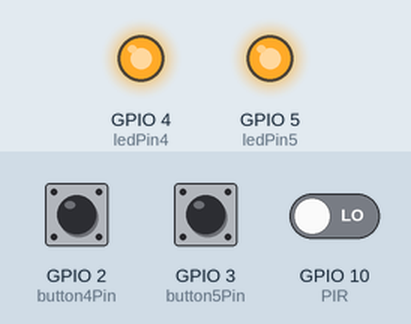
Bench run of a sketch on a simulated ESP8266 (NodeMCU). On the bench: output pins drawn as LEDs (lit = HIGH). Inputs (shaded band) come from the test bench; at power-on: GPIO 2 (button4Pin) HIGH, GPIO 3 (button5Pin) HIGH, GPIO 10 (PIR) LOW.

Above: at 1.2 s.
1.3 s: GPIO 2 (button4Pin) pulled LOW for 0.15 s
At 2.5 s:
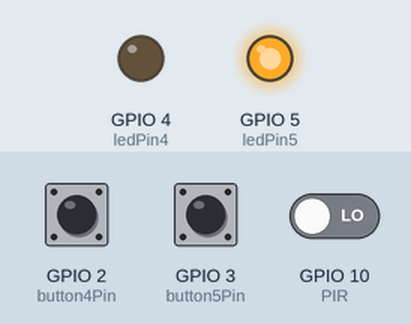
2.9 s: GPIO 3 (button5Pin) pulled LOW for 0.15 s
At 3.9 s:
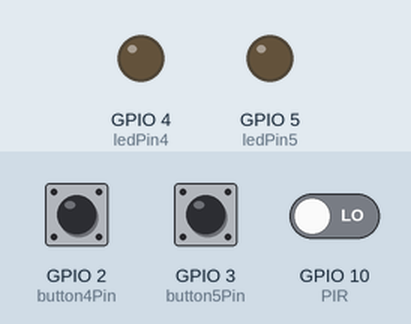
4.5 s: GPIO 2 (button4Pin) pulled LOW for 1 s
At 5.3 s:
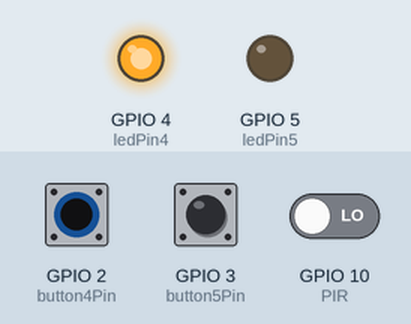
7.0 s: GPIO 2 (button4Pin) pulled LOW for 3.2 s
At 7.3 s:
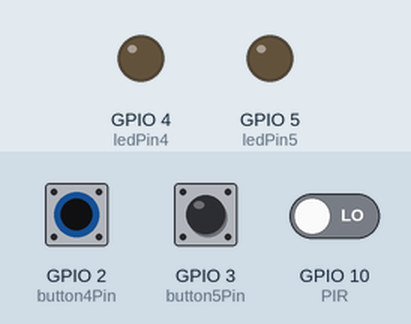
11.7 s: GPIO 3 (button5Pin) pulled LOW for 1 s
At 12.4 s:
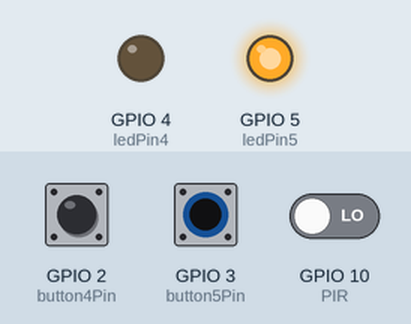
Timing chart, 0 to 38.5 s (numbered marks = the images above; inputs shaded):
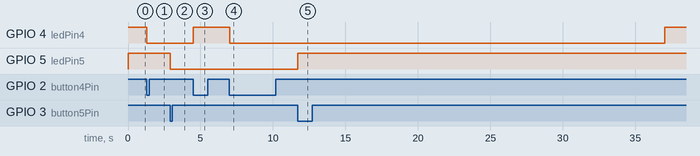

Measured:
- after the input at 1.3 s, GPIO 4 (ledPin4): HIGH → LOW at once
- after the input at 2.9 s, GPIO 5 (ledPin5): HIGH → LOW at once
- after the input at 4.5 s, GPIO 4 (ledPin4): LOW → HIGH at once
- after the input at 7.0 s, GPIO 4 (ledPin4): HIGH → LOW at once
- after the input at 11.7 s, GPIO 5 (ledPin5): LOW → HIGH after 0.02 s instead of 25.3 s

The sketch:

PIR_simple.ino
```cpp
// http://smart-chip.ru/avto-svet/
//int incomingByte[5];
unsigned long time_m;
const int button4Pin = 2; // Кнопка Большой свет
const int button5Pin = 3; // Кнопка Маленький свет
const int ledPin4 =  4;   // Реле Большой свет
const int ledPin5 =  5;   // Реле Маленький свет
//int incomingByte = 0;      // переменная для хранения байта данных,
//принятых по последовательному интерфейсу
// изначальное состояние ламп - выключено
boolean led4 = 1;
boolean led5 = 1;
// Состояние кнопок
int button4State = 0;
int button5State = 0;
// время отключения автоматики при ручном управлении
unsigned long manual=30000; // 30 сек.
const int PIR=10;
unsigned long led4_m;

//переменная для анализа долгого нажатия.
int fl4 = 0;
int fl5 = 0;

void setup() {
  // инииализация портов реле
  pinMode(ledPin4, OUTPUT);
  pinMode(ledPin5, OUTPUT);
  // инициализация портов кнопок
  pinMode(button4Pin, INPUT);
  pinMode(button5Pin, INPUT);
  // включаем подтягивающий резистор
  digitalWrite(button4Pin, HIGH);
  digitalWrite(button5Pin, HIGH);
  // Включаем лампы
  digitalWrite(ledPin4, led4);
  digitalWrite(ledPin5, led5);
  // инициализация PIR
  pinMode(PIR, INPUT);

}
void loop(){
  time_m = millis();
  // считываем показания кнопок
  button4State=digitalRead(button4Pin);
  button5State=digitalRead(button5Pin);
  //delay (100);
  //////////////кнопка 5 (Большой свет)///////////////
  if (button5State == LOW) {  // если кнопка нажата:
    fl5 = fl5 + 1;
    if (fl5==1){
      led5 = !led5;
    }
  }
  else fl5=0;

  //////////////кнопка 4 (маленький свет)///////////////
  if (button4State == LOW) {  // если кнопка нажата:
    fl4 = fl4 + 1;
    if (fl4==1){
      led4 = !led4;
      led4_m=time_m;
    }
  }
  else fl4=0;

  if (digitalRead(PIR)== HIGH && (time_m-led4_m)>manual && led5==HIGH){// если сработал сенсор и время с момента ручного включения боьше 30 сек.
    led4=LOW; // Включаем свет
  }

  if (digitalRead(PIR)== LOW && (time_m-led4_m)>manual){// если сработал сенсор и время с момента ручного включения боьше 30 сек.
    led4=HIGH;
    led5=HIGH;
  }
  digitalWrite(ledPin4, led4);
  digitalWrite(ledPin5, led5);

  delay(50);
}
```
